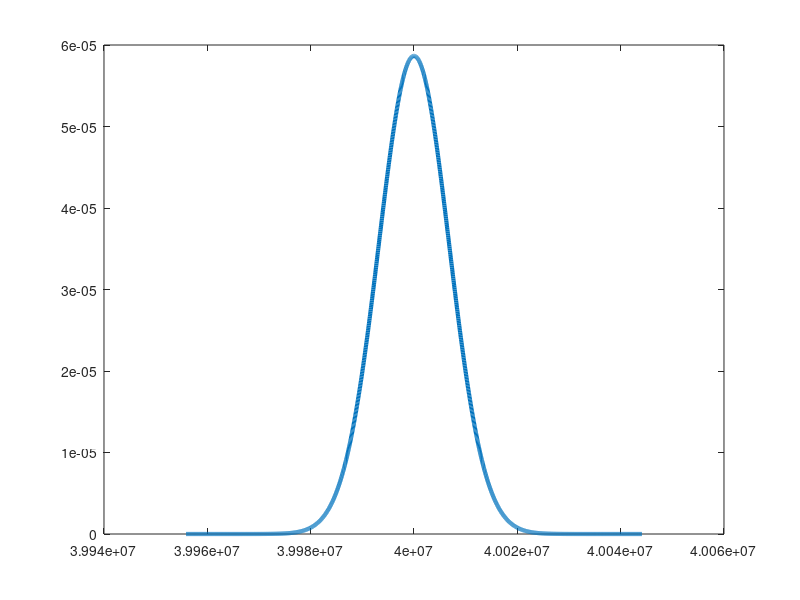

Reproduce this figure in MATLAB. (Note: this script raises an error after producing the figure.)
% joing pdf for sum of guassian and poisson random variables
% from product of fourier transforms of pdfs (ie characteristic functions)

% lambda is Poisson rate parameter, sigmasq is Gaussian noise parameter
% sigma^2, x is domain of random variable (measured value), k is
% integration parameter (needed for inverse Fourier transform).
integrand = @(lambda, sigmasq, x, k) exp( lambda.*(exp(1i*k)-1) - sigmasq.*k.^2/2 - 1i*k.*x );



lambda = 4e7;
sigmasq = 6.24e6;
nx = 2000;
xvec = linspace(lambda-5*sqrt(lambda)-5*sqrt(sigmasq), lambda+5*sqrt(lambda)+5*sqrt(sigmasq), nx);
tic
px = zeros(nx,1);
for ix = 1:nx
    px(ix) = 1/(2*pi)*real(integral(@(k) integrand(lambda, sigmasq, xvec(ix), k), -Inf, Inf));
end 
toc
plot(xvec, px, 'LineWidth', 3)

% if xvec range is large enough, make sure we get a pdf with area = 1
assert(abs(trapz(xvec, px) - 1) < 1e-5, "did not return a valid pdf over range" )

%% Time the integration evaluation

%p2 = 1/(2*pi)*real(integral(@(k) integrand(10, 1, 10, k), -Inf, Inf));

pGP = @() 1/(2*pi)*real(integral(@(k) integrand(10, 1, 10, k), -Inf, Inf));
timeit(pGP)


% %% try just the Poisson portion:
% integrand2 = @(lambda, x, k) exp( lambda.*(exp(1i*k)-1) - 1i*k.*x );
% 
% xvec = 0:20;
% for ix = 1:21
%     p3(ix) = 1/(2*pi)*real(integral(@(k) integrand2(10, xvec(ix), k), -Inf, Inf));
% end
% 
% % numerically unstable!
